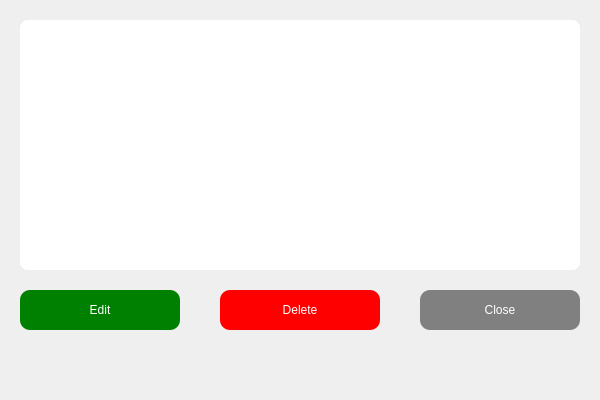
<?xml version="1.0" encoding="UTF-8"?>
<ui version="4.0">
 <class>MyPostsDialog</class>
 <widget class="QDialog" name="MyPostsDialog">
  <property name="geometry">
   <rect>
    <x>0</x>
    <y>0</y>
    <width>600</width>
    <height>400</height>
   </rect>
  </property>
  <property name="windowTitle">
   <string>My Posts</string>
  </property>

  <!-- Main Frame with gradient background -->
  <widget class="QWidget" name="mainFrame">
   <property name="geometry">
    <rect>
     <x>0</x>
     <y>0</y>
     <width>600</width>
     <height>400</height>
    </rect>
   </property>
   <property name="styleSheet">
    <string notr="true">
QWidget#mainFrame {
    background-color: qlineargradient(
        spread:reflect,
        x1:0, y1:0,
        x2:1, y2:1,
        stop:0 rgba(148, 4, 3, 255),
        stop:1 rgba(239, 174, 20, 255)
    );
}
    </string>
   </property>

   <!-- Posts List -->
   <widget class="QListWidget" name="myPostListWidget" native="true">
    <property name="geometry">
     <rect>
      <x>20</x>
      <y>20</y>
      <width>560</width>
      <height>250</height>
     </rect>
    </property>
    <property name="styleSheet">
     <string notr="true">background-color: white; border-radius: 8px; font: 11pt "Arial";</string>
    </property>
   </widget>

   <!-- Edit Button -->
   <widget class="QPushButton" name="editButton">
    <property name="geometry">
     <rect>
      <x>20</x>
      <y>290</y>
      <width>160</width>
      <height>40</height>
     </rect>
    </property>
    <property name="text">
     <string>Edit</string>
    </property>
    <property name="styleSheet">
     <string notr="true">background-color: green; color: white; border-radius: 10px; font: 11pt "Arial";</string>
    </property>
   </widget>

   <!-- Delete Button -->
   <widget class="QPushButton" name="deleteButton">
    <property name="geometry">
     <rect>
      <x>220</x>
      <y>290</y>
      <width>160</width>
      <height>40</height>
     </rect>
    </property>
    <property name="text">
     <string>Delete</string>
    </property>
    <property name="styleSheet">
     <string notr="true">background-color: red; color: white; border-radius: 10px; font: 11pt "Arial";</string>
    </property>
   </widget>

   <!-- Close Button -->
   <widget class="QPushButton" name="closeButton">
    <property name="geometry">
     <rect>
      <x>420</x>
      <y>290</y>
      <width>160</width>
      <height>40</height>
     </rect>
    </property>
    <property name="text">
     <string>Close</string>
    </property>
    <property name="styleSheet">
     <string notr="true">background-color: gray; color: white; border-radius: 10px; font: 11pt "Arial";</string>
    </property>
   </widget>
  </widget>

 </widget>
 <resources/>
 <connections/>
</ui>
